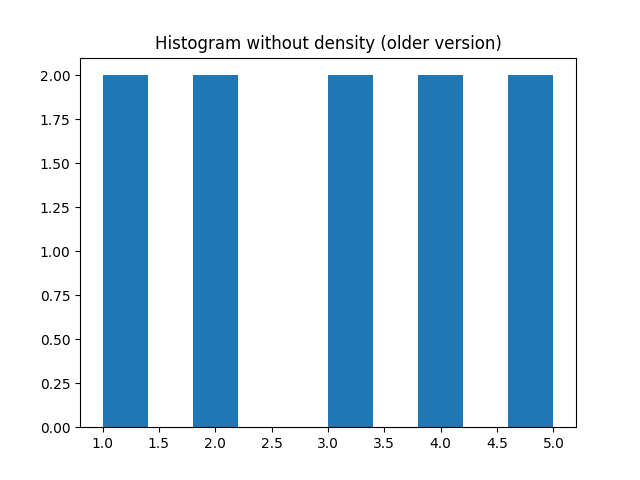

Reproduce this figure in Python.
import matplotlib.pyplot as plt
def main():
    data = [1, 2, 3, 4, 5, 1, 2, 3, 4, 5]
    plt.hist(data)
    plt.title("Histogram without density (older version)")
    # plt.show()
    plt.savefig("Matplotlib_old.png")
if __name__ == "__main__":
    main()